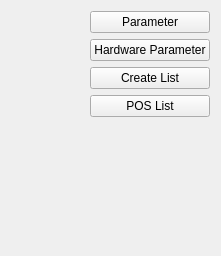
             <widget class="QWidget" name="page_32">
              <property name="geometry">
               <rect>
                <x>-23</x>
                <y>0</y>
                <width>221</width>
                <height>256</height>
               </rect>
              </property>
              <attribute name="label">
               <string>Configurations</string>
              </attribute>
              <layout class="QGridLayout" name="gridLayout_38">
               <item row="1" column="1">
                <widget class="QPushButton" name="QAct_HW_Parameter">
                 <property name="text">
                  <string>Hardware Parameter</string>
                 </property>
                </widget>
               </item>
               <item row="2" column="1">
                <widget class="QPushButton" name="QAct_List">
                 <property name="text">
                  <string>Create List</string>
                 </property>
                </widget>
               </item>
               <item row="0" column="1">
                <widget class="QPushButton" name="QAct_Parameter">
                 <property name="text">
                  <string>Parameter</string>
                 </property>
                </widget>
               </item>
               <item row="4" column="1">
                <spacer name="verticalSpacer_27">
                 <property name="orientation">
                  <enum>Qt::Vertical</enum>
                 </property>
                 <property name="sizeHint" stdset="0">
                  <size>
                   <width>20</width>
                   <height>201</height>
                  </size>
                 </property>
                </spacer>
               </item>
               <item row="0" column="0">
                <layout class="QGridLayout" name="gridLayout_56">
                 <item row="0" column="0">
                  <spacer name="horizontalSpacer_15">
                   <property name="orientation">
                    <enum>Qt::Horizontal</enum>
                   </property>
                   <property name="sizeHint" stdset="0">
                    <size>
                     <width>40</width>
                     <height>20</height>
                    </size>
                   </property>
                  </spacer>
                 </item>
                </layout>
               </item>
               <item row="3" column="1">
                <widget class="QPushButton" name="QAct_List_POS">
                 <property name="text">
                  <string>POS List</string>
                 </property>
                </widget>
               </item>
              </layout>
             </widget>
